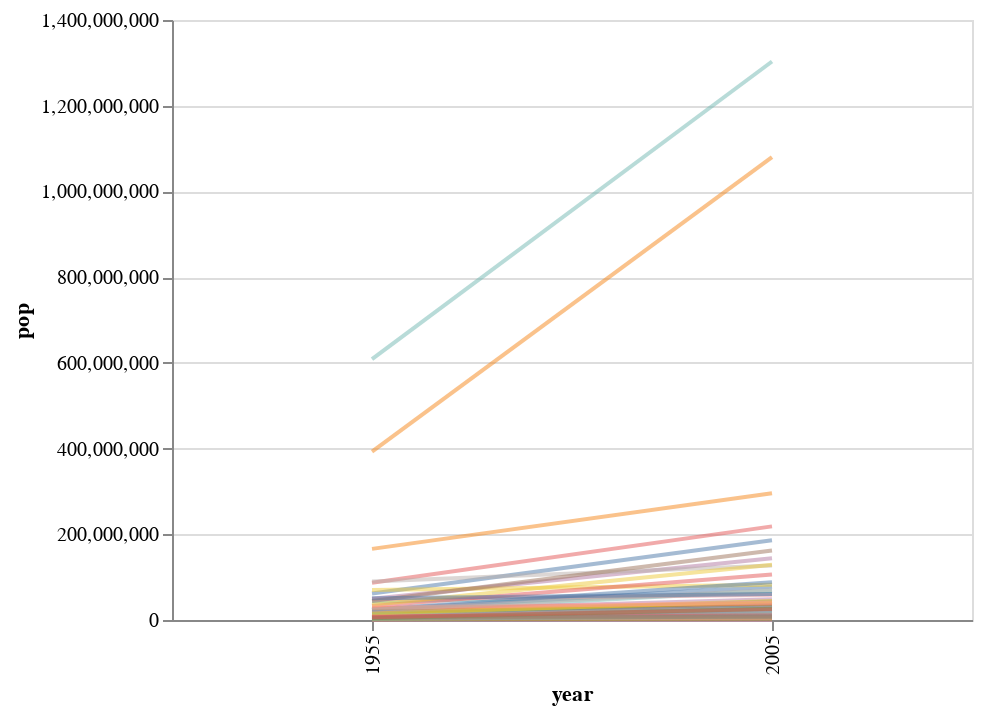

Source (notebook cell):
### Markdown cell above
The `line` mark can also be used to create *slope graphs*, charts that highlight the change in value between two comparison points using line slopes.

Below let's create a slope graph comparing the populations of each country at minimum and maximum years in our full dataset: 1955 and 2005. We first create a new Pandas data frame filtered to those years, then use Altair to create the slope graph.

By default, Altair places the years close together. To better space out the years along the x-axis, we can use the `scale` parameter's `rangeStep` property to indicate the size (in pixels) of discrete steps along the x-axis range. Try adjusting the `rangeStep` below and see how the chart changes in response.

### Code cell
dataTime = data.loc[(data['year'] == 1955) | (data['year'] == 2005)]

alt.Chart(dataTime).mark_line(opacity=0.5).encode(
    alt.X('year:O', scale=alt.Scale(rangeStep=50)),
    alt.Y('pop:Q'),
    alt.Color('country:N', legend=None),
    alt.Tooltip('country:N')
)

### Figure 1 — Vega-Lite specification as saved in the notebook (floating-point values rounded to 4 significant figures)
{"$schema": "https://vega.github.io/schema/vega-lite/v3.4.0.json", "config": {"mark": {"tooltip": null}, "view": {"height": 300, "width": 400}}, "data": {"name": "data-cb152d9c221aa74672d5bedc49a3e5c7"}, "datasets": {"data-cb152d9c221aa74672d5bedc49a3e5c7": [{"cluster": 0, "country": "Afghanistan", "fertility": 7.7, "life_expect": 30.33, "pop": 8891209, "year": 1955}, {"cluster": 0, "country": "Afghanistan", "fertility": 7.069, "life_expect": 43.83, "pop": 29928987, "year": 2005}, {"cluster": 3, "country": "Argentina", "fertility": 3.127, "life_expect": 64.4, "pop": 18927821, "year": 1955}, {"cluster": 3, "country": "Argentina", "fertility": 2.254, "life_expect": 75.32, "pop": 39537943, "year": 2005}, {"cluster": 3, "country": "Aruba", "fertility": 5.15, "life_expect": 64.38, "pop": 53865, "year": 1955}, {"cluster": 3, "country": "Aruba", "fertility": 2.04, "life_expect": 74.24, "pop": 71566, "year": 2005}, {"cluster": 4, "country": "Australia", "fertility": 3.406, "life_expect": 70.33, "pop": 9277087, "year": 1955}, {"cluster": 4, "country": "Australia", "fertility": 1.788, "life_expect": 81.23, "pop": 20090437, "year": 2005}, {"cluster": 1, "country": "Austria", "fertility": 2.52, "life_expect": 67.48, "pop": 6946885, "year": 1955}, {"cluster": 1, "country": "Austria", "fertility": 1.42, "life_expect": 79.83, "pop": 8184691, "year": 2005}, {"cluster": 3, "country": "Bahamas", "fertility": 4.305, "life_expect": 62.41, "pop": 87138, "year": 1955}, {"cluster": 3, "country": "Bahamas", "fertility": 2.022, "life_expect": 73.5, "pop": 301790, "year": 2005}, {"cluster": 0, "country": "Bangladesh", "fertility": 6.76, "life_expect": 39.35, "pop": 49601520, "year": 1955}, {"cluster": 0, "country": "Bangladesh", "fertility": 2.826, "life_expect": 64.06, "pop": 144319628, "year": 2005}, {"cluster": 3, "country": "Barbados", "fertility": 4.67, "life_expect": 62.57, "pop": 227255, "year": 1955}, {"cluster": 3, "country": "Barbados", "fertility": 1.5, "life_expect": 77.3, "pop": 278870, "year": 2005}, {"cluster": 1, "country": "Belgium", "fertility": 2.496, "life_expect": 69.24, "pop": 8868475, "year": 1955}, {"cluster": 1, "country": "Belgium", "fertility": 1.646, "life_expect": 79.44, "pop": 10364388, "year": 2005}, {"cluster": 3, "country": "Bolivia", "fertility": 6.75, "life_expect": 41.89, "pop": 3074311, "year": 1955}, {"cluster": 3, "country": "Bolivia", "fertility": 3.5, "life_expect": 65.55, "pop": 8857870, "year": 2005}, {"cluster": 3, "country": "Brazil", "fertility": 6.15, "life_expect": 53.28, "pop": 61773546, "year": 1955}, {"cluster": 3, "country": "Brazil", "fertility": 2.245, "life_expect": 72.39, "pop": 186112794, "year": 2005}, {"cluster": 3, "country": "Canada", "fertility": 3.882, "life_expect": 69.96, "pop": 16050356, "year": 1955}, {"cluster": 3, "country": "Canada", "fertility": 1.527, "life_expect": 80.65, "pop": 32805041, "year": 2005}, {"cluster": 3, "country": "Chile", "fertility": 5.486, "life_expect": 56.07, "pop": 6743269, "year": 1955}, {"cluster": 3, "country": "Chile", "fertility": 1.944, "life_expect": 78.55, "pop": 15980912, "year": 2005}, {"cluster": 4, "country": "China", "fertility": 5.59, "life_expect": 50.55, "pop": 608655000, "year": 1955}, {"cluster": 4, "country": "China", "fertility": 1.725, "life_expect": 72.96, "pop": 1303182268, "year": 2005}, {"cluster": 3, "country": "Colombia", "fertility": 6.76, "life_expect": 55.12, "pop": 13588405, "year": 1955}, {"cluster": 3, "country": "Colombia", "fertility": 2.22, "life_expect": 72.89, "pop": 42954279, "year": 2005}, {"cluster": 3, "country": "Costa Rica", "fertility": 7.114, "life_expect": 60.03, "pop": 1031782, "year": 1955}, {"cluster": 3, "country": "Costa Rica", "fertility": 2.099, "life_expect": 78.78, "pop": 4016173, "year": 2005}, {"cluster": 1, "country": "Croatia", "fertility": 2.42, "life_expect": 64.77, "pop": 3955526, "year": 1955}, {"cluster": 1, "country": "Croatia", "fertility": 1.346, "life_expect": 75.75, "pop": 4495904, "year": 2005}, {"cluster": 3, "country": "Cuba", "fertility": 3.7, "life_expect": 62.33, "pop": 6381106, "year": 1955}, {"cluster": 3, "country": "Cuba", "fertility": 1.49, "life_expect": 78.27, "pop": 11346670, "year": 2005}, {"cluster": 3, "country": "Dominican Republic", "fertility": 7.641, "life_expect": 49.83, "pop": 2737257, "year": 1955}, {"cluster": 3, "country": "Dominican Republic", "fertility": 2.81, "life_expect": 72.23, "pop": 9049595, "year": 2005}, {"cluster": 3, "country": "Ecuador", "fertility": 6.7, "life_expect": 51.36, "pop": 3842399, "year": 1955}, {"cluster": 3, "country": "Ecuador", "fertility": 2.578, "life_expect": 74.99, "pop": 13363593, "year": 2005}, {"cluster": 5, "country": "Egypt", "fertility": 6.97, "life_expect": 44.44, "pop": 23855527, "year": 1955}, {"cluster": 5, "country": "Egypt", "fertility": 2.891, "life_expect": 71.34, "pop": 77505756, "year": 2005}, {"cluster": 3, "country": "El Salvador", "fertility": 6.806, "life_expect": 48.57, "pop": 2221139, "year": 1955}, {"cluster": 3, "country": "El Salvador", "fertility": 2.683, "life_expect": 71.88, "pop": 6704932, "year": 2005}, {"cluster": 1, "country": "Finland", "fertility": 2.769, "life_expect": 67.49, "pop": 4234900, "year": 1955}, {"cluster": 1, "country": "Finland", "fertility": 1.825, "life_expect": 79.31, "pop": 5223442, "year": 2005}, {"cluster": 1, "country": "France", "fertility": 2.712, "life_expect": 68.93, "pop": 43427669, "year": 1955}, {"cluster": 1, "country": "France", "fertility": 1.892, "life_expect": 80.66, "pop": 60656178, "year": 2005}, {"cluster": 1, "country": "Georgia", "fertility": 2.909, "life_expect": 62.62, "pop": 3827154, "year": 1955}, {"cluster": 1, "country": "Georgia", "fertility": 1.407, "life_expect": 70.99, "pop": 4677401, "year": 2005}, {"cluster": 1, "country": "Germany", "fertility": 2.3, "life_expect": 69.1, "pop": 70195612, "year": 1955}, {"cluster": 1, "country": "Germany", "fertility": 1.36, "life_expect": 79.41, "pop": 82431390, "year": 2005}, {"cluster": 1, "country": "Greece", "fertility": 2.27, "life_expect": 67.86, "pop": 7965538, "year": 1955}, {"cluster": 1, "country": "Greece", "fertility": 1.325, "life_expect": 79.48, "pop": 10668354, "year": 2005}, {"cluster": 3, "country": "Grenada", "fertility": 6.7, "life_expect": 63.11, "pop": 84621, "year": 1955}, {"cluster": 3, "country": "Grenada", "fertility": 2.302, "life_expect": 68.72, "pop": 89502, "year": 2005}, {"cluster": 3, "country": "Haiti", "fertility": 6.3, "life_expect": 40.7, "pop": 3376419, "year": 1955}, {"cluster": 3, "country": "Haiti", "fertility": 3.545, "life_expect": 60.92, "pop": 8121622, "year": 2005}, {"cluster": 4, "country": "Hong Kong", "fertility": 4.72, "life_expect": 64.75, "pop": 2490400, "year": 1955}, {"cluster": 4, "country": "Hong Kong", "fertility": 0.966, "life_expect": 82.21, "pop": 6898686, "year": 2005}, {"cluster": 1, "country": "Iceland", "fertility": 4.023, "life_expect": 73.47, "pop": 158044, "year": 1955}, {"cluster": 1, "country": "Iceland", "fertility": 2.052, "life_expect": 81.76, "pop": 296737, "year": 2005}, {"cluster": 0, "country": "India", "fertility": 5.896, "life_expect": 40.25, "pop": 393000000, "year": 1955}, {"cluster": 0, "country": "India", "fertility": 2.807, "life_expect": 64.7, "pop": 1080264388, "year": 2005}, {"cluster": 4, "country": "Indonesia", "fertility": 5.672, "life_expect": 39.92, "pop": 86807000, "year": 1955}, {"cluster": 4, "country": "Indonesia", "fertility": 2.182, "life_expect": 70.65, "pop": 218465000, "year": 2005}, {"cluster": 5, "country": "Iran", "fertility": 7, "life_expect": 47.18, "pop": 18729000, "year": 1955}, {"cluster": 5, "country": "Iran", "fertility": 2.04, "life_expect": 70.96, "pop": 68017860, "year": 2005}, {"cluster": 5, "country": "Iraq", "fertility": 7.3, "life_expect": 48.44, "pop": 5903253, "year": 1955}, {"cluster": 5, "country": "Iraq", "fertility": 4.264, "life_expect": 59.55, "pop": 26074906, "year": 2005}, {"cluster": 1, "country": "Ireland", "fertility": 3.68, "life_expect": 68.9, "pop": 2916133, "year": 1955}, {"cluster": 1, "country": "Ireland", "fertility": 1.964, "life_expect": 78.89, "pop": 4015676, "year": 2005}, {"cluster": 5, "country": "Israel", "fertility": 3.893, "life_expect": 67.84, "pop": 1772032, "year": 1955}, {"cluster": 5, "country": "Israel", "fertility": 2.75, "life_expect": 80.75, "pop": 6276883, "year": 2005}, {"cluster": 1, "country": "Italy", "fertility": 2.35, "life_expect": 67.81, "pop": 48633000, "year": 1955}, {"cluster": 1, "country": "Italy", "fertility": 1.379, "life_expect": 80.55, "pop": 58103033, "year": 2005}, {"cluster": 3, "country": "Jamaica", "fertility": 5.08, "life_expect": 62.61, "pop": 1488805, "year": 1955}, {"cluster": 3, "country": "Jamaica", "fertility": 2.429, "life_expect": 72.57, "pop": 2735520, "year": 2005}, {"cluster": 4, "country": "Japan", "fertility": 2.08, "life_expect": 65.5, "pop": 89815060, "year": 1955}, {"cluster": 4, "country": "Japan", "fertility": 1.27, "life_expect": 82.6, "pop": 127417244, "year": 2005}, {"cluster": 2, "country": "Kenya", "fertility": 7.816, "life_expect": 44.69, "pop": 7033999, "year": 1955}, {"cluster": 2, "country": "Kenya", "fertility": 4.959, "life_expect": 54.11, "pop": 33829590, "year": 2005}, {"cluster": 4, "country": "South Korea", "fertility": 3.8, "life_expect": 54.08, "pop": 8839427, "year": 1955}, {"cluster": 4, "country": "South Korea", "fertility": 1.85, "life_expect": 67.3, "pop": 22912177, "year": 2005}, {"cluster": 4, "country": "North Korea", "fertility": 6.332, "life_expect": 52.68, "pop": 21551834, "year": 1955}, {"cluster": 4, "country": "North Korea", "fertility": 1.21, "life_expect": 78.62, "pop": 48640671, "year": 2005}, {"cluster": 5, "country": "Lebanon", "fertility": 5.72, "life_expect": 59.49, "pop": 1560985, "year": 1955}, {"cluster": 5, "country": "Lebanon", "fertility": 2.209, "life_expect": 71.99, "pop": 3826018, "year": 2005}, {"cluster": 3, "country": "Mexico", "fertility": 6.8, "life_expect": 55.19, "pop": 32929914, "year": 1955}, {"cluster": 3, "country": "Mexico", "fertility": 2.211, "life_expect": 76.19, "pop": 106202903, "year": 2005}, {"cluster": 1, "country": "Netherlands", "fertility": 3.095, "life_expect": 72.99, "pop": 10750842, "year": 1955}, {"cluster": 1, "country": "Netherlands", "fertility": 1.721, "life_expect": 79.76, "pop": 16407491, "year": 2005}, {"cluster": 4, "country": "New Zealand", "fertility": 4.07, "life_expect": 70.26, "pop": 2136168, "year": 1955}, {"cluster": 4, "country": "New Zealand", "fertility": 1.994, "life_expect": 80.2, "pop": 4035461, "year": 2005}, {"cluster": 2, "country": "Nigeria", "fertility": 6.9, "life_expect": 37.8, "pop": 35458978, "year": 1955}, {"cluster": 2, "country": "Nigeria", "fertility": 5.322, "life_expect": 46.86, "pop": 128765768, "year": 2005}, {"cluster": 1, "country": "Norway", "fertility": 2.837, "life_expect": 73.44, "pop": 3427409, "year": 1955}, {"cluster": 1, "country": "Norway", "fertility": 1.848, "life_expect": 80.2, "pop": 4593041, "year": 2005}, {"cluster": 0, "country": "Pakistan", "fertility": 6.6, "life_expect": 45.56, "pop": 44434445, "year": 1955}, {"cluster": 0, "country": "Pakistan", "fertility": 3.521, "life_expect": 65.48, "pop": 162419946, "year": 2005}, {"cluster": 3, "country": "Peru", "fertility": 6.853, "life_expect": 46.26, "pop": 8671500, "year": 1955}, {"cluster": 3, "country": "Peru", "fertility": 2.506, "life_expect": 71.42, "pop": 27925628, "year": 2005}, {"cluster": 4, "country": "Philippines", "fertility": 7.13, "life_expect": 51.33, "pop": 24553055, "year": 1955}, {"cluster": 4, "country": "Philippines", "fertility": 3.233, "life_expect": 71.69, "pop": 87857473, "year": 2005}, {"cluster": 1, "country": "Poland", "fertility": 3.29, "life_expect": 65.77, "pop": 27220668, "year": 1955}, {"cluster": 1, "country": "Poland", "fertility": 1.227, "life_expect": 75.56, "pop": 38557984, "year": 2005}, {"cluster": 1, "country": "Portugal", "fertility": 3.03, "life_expect": 61.51, "pop": 8692600, "year": 1955}, {"cluster": 1, "country": "Portugal", "fertility": 1.455, "life_expect": 78.1, "pop": 10566212, "year": 2005}, {"cluster": 2, "country": "Rwanda", "fertility": 8, "life_expect": 41.5, "pop": 2698272, "year": 1955}, {"cluster": 2, "country": "Rwanda", "fertility": 5.917, "life_expect": 46.24, "pop": 8440820, "year": 2005}, {"cluster": 5, "country": "Saudi Arabia", "fertility": 7.175, "life_expect": 42.87, "pop": 4243218, "year": 1955}, {"cluster": 5, "country": "Saudi Arabia", "fertility": 3.352, "life_expect": 72.78, "pop": 26417599, "year": 2005}, {"cluster": 2, "country": "South Africa", "fertility": 6.5, "life_expect": 47.98, "pop": 15368551, "year": 1955}, {"cluster": 2, "country": "South Africa", "fertility": 2.637, "life_expect": 49.34, "pop": 44344136, "year": 2005}, {"cluster": 1, "country": "Spain", "fertility": 2.75, "life_expect": 66.66, "pop": 29318745, "year": 1955}, {"cluster": 1, "country": "Spain", "fertility": 1.409, "life_expect": 80.94, "pop": 40341462, "year": 2005}, {"cluster": 1, "country": "Switzerland", "fertility": 2.34, "life_expect": 70.56, "pop": 4980000, "year": 1955}, {"cluster": 1, "country": "Switzerland", "fertility": 1.42, "life_expect": 81.7, "pop": 7489370, "year": 2005}, {"cluster": 1, "country": "Turkey", "fertility": 6.6, "life_expect": 48.08, "pop": 24144571, "year": 1955}, {"cluster": 1, "country": "Turkey", "fertility": 2.143, "life_expect": 71.78, "pop": 69660559, "year": 2005}, {"cluster": 1, "country": "United Kingdom", "fertility": 2.49, "life_expect": 70.42, "pop": 50946000, "year": 1955}, {"cluster": 1, "country": "United Kingdom", "fertility": 1.815, "life_expect": 79.42, "pop": 60441457, "year": 2005}, {"cluster": 3, "country": "United States", "fertility": 3.706, "life_expect": 69.49, "pop": 165931000, "year": 1955}, {"cluster": 3, "country": "United States", "fertility": 2.054, "life_expect": 78.24, "pop": 295734134, "year": 2005}, {"cluster": 3, "country": "Venezuela", "fertility": 6.458, "life_expect": 57.91, "pop": 6170497, "year": 1955}, {"cluster": 3, "country": "Venezuela", "fertility": 2.547, "life_expect": 73.75, "pop": 25375281, "year": 2005}]}, "encoding": {"color": {"field": "country", "legend": null, "type": "nominal"}, "tooltip": {"field": "country", "type": "nominal"}, "x": {"field": "year", "scale": {"rangeStep": 50}, "type": "ordinal"}, "y": {"field": "pop", "type": "quantitative"}}, "mark": {"opacity": 0.5, "type": "line"}}
